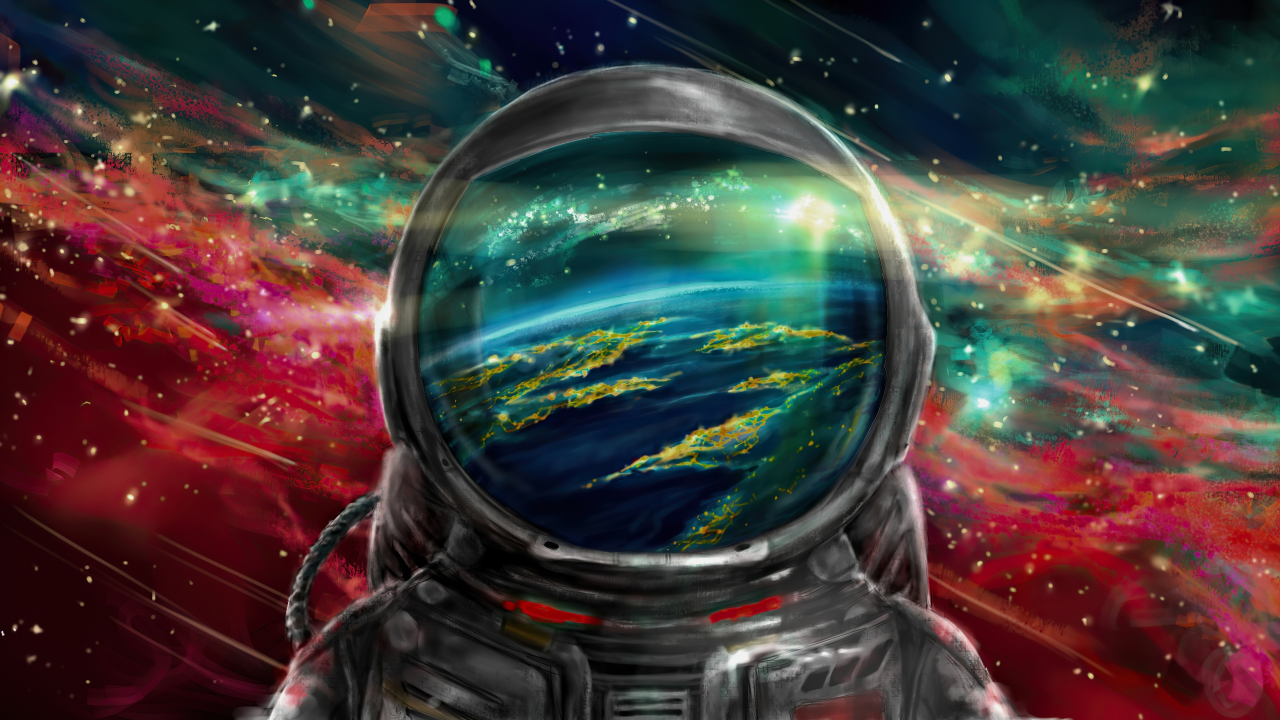
#> input picture library/packs/astro_nebula/master_base.jpg, 3840 x 2160 px (shown at 1/3 size)
$ python -i build_wallhaven.py   (imports and definitions only)
#> lines starting #> are read from the running program, lines starting #| are printed output that depends on the picture
#> further down, picture is the input picture: shape (2160, 3840, 3); mean B, G, R 58, 60.2, 70.9
### library/builder_anime.py
"""Tool to convert popular anime, movie, and live wallpapers into AuraSync live wallpaper packs."""
import os, sys, json
import cv2
import numpy as np

sys.path.insert(0, os.path.dirname(os.path.abspath(__file__)))
from toolkit import PHONE, PHONE_LAND, PC, _jpg, blur, glow

HERE = os.path.dirname(os.path.abspath(__file__))
PACKS_DIR = os.path.join(HERE, "packs")


# [25 lines left out: function crop_to_aspect, not called in this run]


def extract_light_map(img_rgb01, kind="general", custom_mask_fn=None):
    """Extracts the emissive glowing elements (swords, eyes, neon, comets) into a light layer."""
#> called with kind = 'neon'
    h, w = img_rgb01.shape[:2]
#> h = 270; w = 480
    s = min(w, h) / 1080.0
#> s = 0.25

    if custom_mask_fn is not None:
        core = custom_mask_fn(img_rgb01)
    elif kind == "lightsaber":
        # Intense white/colored blade core + bright colored glow
        gray = cv2.cvtColor((img_rgb01 * 255).astype(np.uint8), cv2.COLOR_RGB2GRAY).astype(np.float32) / 255.0
        r, g, b = img_rgb01[..., 0], img_rgb01[..., 1], img_rgb01[..., 2]
        # Blade is either white-hot or strong red/blue
        is_red_blade = (r > 0.6) & (r > g * 1.4) & (r > b * 1.4)
        is_white_core = (gray > 0.88)
        core = np.clip(is_red_blade.astype(np.float32) * 1.2 + is_white_core.astype(np.float32) * 1.0, 0, 1)
    elif kind == "neon":
        # High saturation + high brightness
        hsv = cv2.cvtColor((img_rgb01 * 255).astype(np.uint8), cv2.COLOR_RGB2HSV).astype(np.float32)
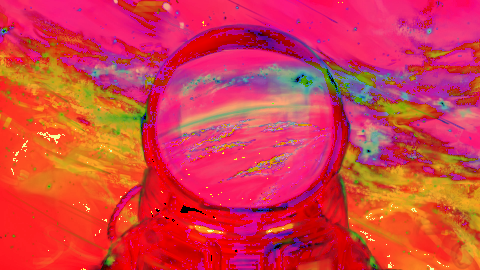
#> hsv: shape (270, 480, 3) float32; mean B, G, R 71.9, 59, 214.8
        sat = hsv[..., 1] / 255.0
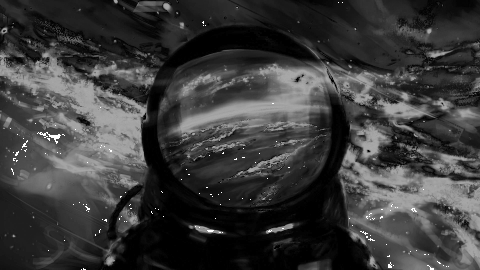
#> sat: shape (270, 480) float32; min 0, max 1, mean 0.231
        val = hsv[..., 2] / 255.0
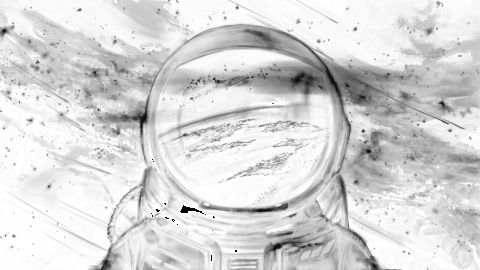
#> val: shape (270, 480) float32; min 0, max 1, mean 0.842
        core = np.clip((val - 0.5) * 2.0 * (sat * 0.7 + 0.3), 0, 1) ** 1.8
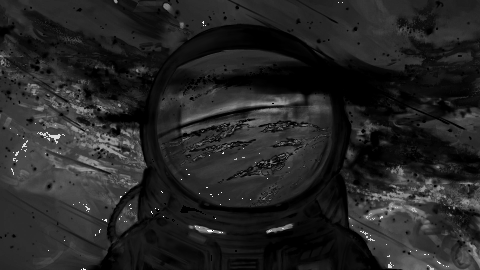
#> core: shape (270, 480) float32; min 0, max 1, mean 0.147
    elif kind == "cyberpunk":
        # Highlights: bright cyan, yellow, pink, and white
        gray = cv2.cvtColor((img_rgb01 * 255).astype(np.uint8), cv2.COLOR_RGB2GRAY).astype(np.float32) / 255.0
        core = np.clip((gray - 0.65) / 0.35, 0, 1) ** 1.6
    else:
        gray = cv2.cvtColor((img_rgb01 * 255).astype(np.uint8), cv2.COLOR_RGB2GRAY).astype(np.float32) / 255.0
        core = np.clip((gray - 0.72) / 0.28, 0, 1) ** 2.0

    # Build multi-tier glow from core
    light_map = (
        core * 0.95 +
        blur(core, 2.5 * s) * 0.8 +
        blur(core, 9.0 * s) * 0.5 +
        blur(core, 28.0 * s) * 0.28 +
        blur(core, 70.0 * s) * 0.14
    )
#> call 3 of blur, with sigma = 7
#> in blur (call 3), `return cv2.GaussianBlur(a, (0, 0), sigma)`:
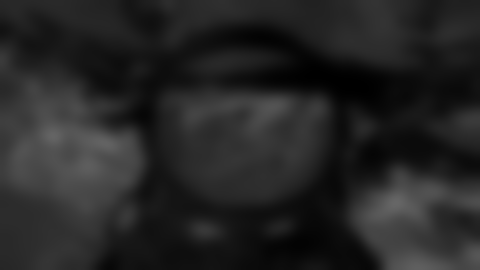
#> returned value: shape (270, 480) float32; min 0.00104, max 0.403, mean 0.147
    light_map = np.clip(light_map, 0, 1)
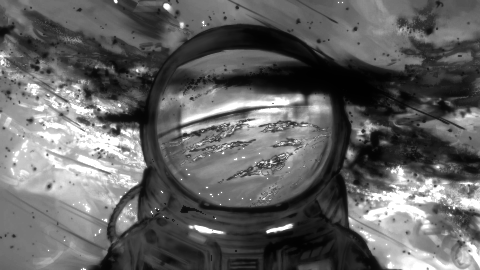
#> light_map: shape (270, 480) float32; min 0.00513, max 1, mean 0.388

    # Subdue the emissive core in base so it doesn't get double-blown out
    base = img_rgb01 * (1.0 - np.clip(core, 0, 1)[..., None] * 0.45)
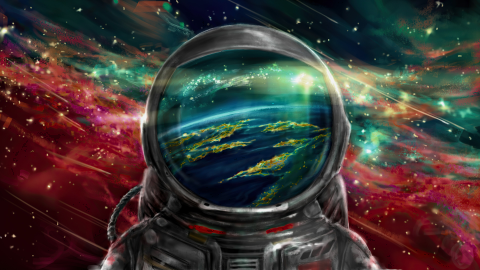
#> base: shape (270, 480, 3) float32; mean B, G, R 55, 57.4, 66.4
    return base, light_map


# [83 lines left out: function build_pack_from_images, not called in this run]

### library/toolkit.py
"""Drawing helpers for AuraSync wallpaper packs.

A wallpaper is two layers per orientation:
  base  - the scene with every Aura light switched off (RGB, 0..1)
  light - where Aura color is added and how strongly (0..1); includes glow and reflections
Displayed pixel = base + light * effect_color, with a white-hot core where light is strongest.
"""
import json, os
import cv2
import numpy as np

PC = (3840, 2160)
PHONE = (1080, 2408)
PHONE_LAND = (2408, 1080)


class Scene:
    # [7 lines left out: function __init__, not called in this run]

    # ---- coordinates
    @property
    def landscape(self):
        return self.w > self.h

    def px(self, v):
        """Design units (1080-short-side) -> pixels."""
        return v * self.s


def blur(a, sigma):
    if sigma <= 0:
        return a.copy()
    if sigma > 24:   # big glows: blur a smaller copy, much faster and visually identical
        k = sigma / 12.0
        small = cv2.resize(a, (max(1, int(a.shape[1] / k)), max(1, int(a.shape[0] / k))), interpolation=cv2.INTER_AREA)
        small = cv2.GaussianBlur(small, (0, 0), 12)
        return cv2.resize(small, (a.shape[1], a.shape[0]), interpolation=cv2.INTER_LINEAR)
    return cv2.GaussianBlur(a, (0, 0), sigma)


# [38 lines left out: functions glow, lines, polys, vgrad, noise, not called in this run]


def grain(sc, amount=0.012):
    return sc.rng.standard_normal((sc.h, sc.w, 1)).astype(np.float32) * amount


def mix(a, b, t):
    return a * (1 - t) + b * t


MASTER = (4282, 2408)   # one scene per wallpaper: PC = whole scene, phone = a 1080x2408 window or the whole scene


# [125 lines left out: functions _jpg, save_pack, save_master, best_center, composite, not called in this run]

### library/build_wallhaven.py
"""Turns the downloaded Wallhaven images (wh_cache/src) into AuraSync packs."""
import os, sys, glob
import cv2, numpy as np
sys.path.insert(0, os.path.dirname(os.path.abspath(__file__)))
import builder_anime as B

HERE = os.path.dirname(os.path.abspath(__file__))
# id, pack id, name, description, aura colour, light-map kind
LIST = [
 ("y8lqo7", "astro_nebula", "Astronaut Nebula", "A helmet full of galaxy; the nebula and visor glow.", "#00e5ff", "neon"),
 ("kx5v57", "arcade_den", "Arcade Den", "A neon-lit gamer room, every sign alive.", "#ff2fb4", "neon"),
 ("ex136k", "midnight_konbini", "Midnight Konbini", "A quiet Tokyo street, signs buzzing in the dark.", "#ff6a00", "neon"),
 ("lmd95y", "mega_city", "Mega City", "A cyberpunk city seen from above.", "#00e5ff", "neon"),
 ("kxj3l1", "synth_peaks", "Synth Peaks", "Retro-wave mountains under a violet sky.", "#ff2fb4", "neon"),
 ("y86g17", "neon_circuit", "Neon Circuit", "Glowing circuit lanes cutting through a cube.", "#ff6a00", "neon"),
 ("72yzje", "glow_shore", "Glow Shore", "A bioluminescent beach at night.", "#00e5ff", "neon"),
 ("rdm6km", "orbit_window", "Orbit Window", "A bedroom with a view of the planet.", "#3d7bff", "neon"),
 ("e76ge8", "ring_of_fire", "Ring of Fire", "A golden ring burning above a lone knight.", "#ffd400", "general"),
 ("k81776", "pink_planet", "Pink Planet", "A magenta world rising over a lone walker.", "#ff2fb4", "neon"),
 ("839zjk", "neon_portal", "Neon Portal", "A glowing ring in a dark cave, reflected below.", "#ff2fb4", "neon"),
 ("83lq62", "prism_cube", "Prism Cube", "A glass cube refracting colour.", "#7a5cff", "general"),
 ("136m9w", "red_alley", "Red Alley", "Lit houses and lanterns in a red night.", "#ff3b3b", "neon"),
 ("mdmp38", "cyber_eye", "Cyber Eye", "A visor full of neon reflections.", "#00e5ff", "neon"),
 ("qzdqvr", "deep_shark", "Deep Shark", "A shark with glowing green stripes.", "#2bff88", "neon"),
]

def focal_x(img):
    small = cv2.resize(img, (480, 270), interpolation=cv2.INTER_AREA)
    _, light = B.extract_light_map(small, "neon")
    prof = cv2.GaussianBlur(light.sum(0).reshape(1, -1), (0, 0), 25).ravel()
#> prof = 480 values, max 149.4 at index 57, min 69.86 at index 327, mean 104.8
    w = 0.22  # portrait window is ~21% of the width: find the window with the most light
    k = int(480 * w)
    c = np.convolve(prof, np.ones(k), "valid")
#> c = 376 values, max 15001.8 at index 0, min 8292 at index 264, mean 10390.3
    return float((c.argmax() + k / 2) / 480)

# [6 lines not run here, left out]

>>> import cv2
>>> picture = cv2.imread('packs/astro_nebula/master_base.jpg')
>>> result = focal_x(picture)
#> result = 0.109
